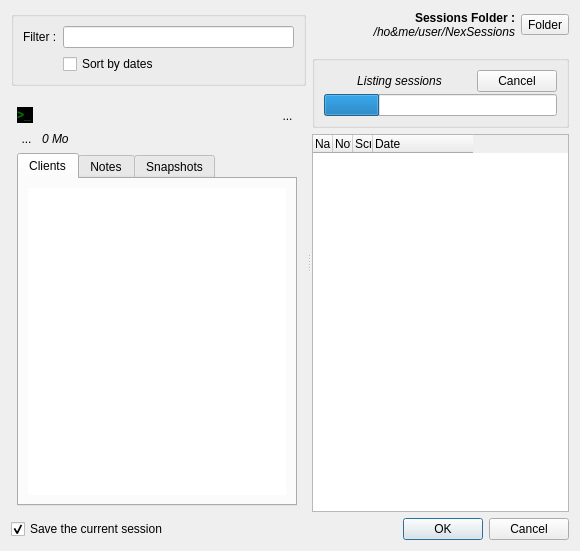
<?xml version="1.0" encoding="UTF-8"?>
<ui version="4.0">
 <class>DialogOpenSession</class>
 <widget class="QDialog" name="DialogOpenSession">
  <property name="windowModality">
   <enum>Qt::NonModal</enum>
  </property>
  <property name="geometry">
   <rect>
    <x>0</x>
    <y>0</y>
    <width>580</width>
    <height>551</height>
   </rect>
  </property>
  <property name="windowTitle">
   <string>Open Session</string>
  </property>
  <property name="modal">
   <bool>false</bool>
  </property>
  <layout class="QVBoxLayout" name="verticalLayout_9">
   <item>
    <layout class="QVBoxLayout" name="verticalLayout_3">
     <property name="spacing">
      <number>0</number>
     </property>
     <property name="leftMargin">
      <number>0</number>
     </property>
     <property name="topMargin">
      <number>0</number>
     </property>
     <property name="rightMargin">
      <number>0</number>
     </property>
     <property name="bottomMargin">
      <number>0</number>
     </property>
     <item>
      <widget class="QSplitter" name="splitterMain">
       <property name="orientation">
        <enum>Qt::Horizontal</enum>
       </property>
       <property name="handleWidth">
        <number>6</number>
       </property>
       <property name="childrenCollapsible">
        <bool>false</bool>
       </property>
       <widget class="QWidget" name="layoutWidget1">
        <layout class="QVBoxLayout" name="verticalLayout">
         <item>
          <widget class="QGroupBox" name="groupBox">
           <property name="title">
            <string/>
           </property>
           <layout class="QGridLayout" name="gridLayout">
            <item row="0" column="1">
             <widget class="OpenSessionFilterBar" name="filterBar"/>
            </item>
            <item row="0" column="0">
             <widget class="QLabel" name="label">
              <property name="text">
               <string>Filter :</string>
              </property>
             </widget>
            </item>
            <item row="1" column="1">
             <widget class="QCheckBox" name="checkBoxShowDates">
              <property name="layoutDirection">
               <enum>Qt::LeftToRight</enum>
              </property>
              <property name="text">
               <string>Sort by dates</string>
              </property>
             </widget>
            </item>
           </layout>
          </widget>
         </item>
         <item>
          <spacer name="verticalSpacer_2">
           <property name="orientation">
            <enum>Qt::Vertical</enum>
           </property>
           <property name="sizeType">
            <enum>QSizePolicy::Fixed</enum>
           </property>
           <property name="sizeHint" stdset="0">
            <size>
             <width>6</width>
             <height>6</height>
            </size>
           </property>
          </spacer>
         </item>
         <item>
          <widget class="PreviewFrame" name="previewFrame">
           <property name="styleSheet">
            <string notr="true">PreviewFrame{background-color: rgba(127, 127, 127, 35);border-radius:4px}</string>
           </property>
           <layout class="QVBoxLayout" name="verticalLayout_4">
            <property name="leftMargin">
             <number>6</number>
            </property>
            <property name="bottomMargin">
             <number>6</number>
            </property>
            <item>
             <layout class="QHBoxLayout" name="horizontalLayout_5">
              <item>
               <widget class="QLabel" name="labelPreviewScript">
                <property name="minimumSize">
                 <size>
                  <width>16</width>
                  <height>16</height>
                 </size>
                </property>
                <property name="maximumSize">
                 <size>
                  <width>16</width>
                  <height>16</height>
                 </size>
                </property>
                <property name="font">
                 <font>
                  <weight>75</weight>
                  <bold>true</bold>
                 </font>
                </property>
                <property name="styleSheet">
                 <string notr="true">QLabel{color:green;background-color:black}</string>
                </property>
                <property name="text">
                 <string>&gt;_</string>
                </property>
               </widget>
              </item>
              <item>
               <widget class="StackedSessionName" name="stackedWidgetSessionName">
                <property name="sizePolicy">
                 <sizepolicy hsizetype="Preferred" vsizetype="Fixed">
                  <horstretch>0</horstretch>
                  <verstretch>0</verstretch>
                 </sizepolicy>
                </property>
                <property name="maximumSize">
                 <size>
                  <width>16777215</width>
                  <height>16777215</height>
                 </size>
                </property>
                <property name="lineWidth">
                 <number>0</number>
                </property>
                <property name="currentIndex">
                 <number>-1</number>
                </property>
               </widget>
              </item>
              <item>
               <widget class="QToolButton" name="toolButtonSessionMenu">
                <property name="styleSheet">
                 <string notr="true">QToolButton::menu-indicator{ image: url(none.jpg);}
QToolButton {border: none}</string>
                </property>
                <property name="text">
                 <string>...</string>
                </property>
                <property name="icon">
                 <iconset theme="menu_new">
                  <normaloff>.</normaloff>.</iconset>
                </property>
                <property name="popupMode">
                 <enum>QToolButton::InstantPopup</enum>
                </property>
               </widget>
              </item>
             </layout>
            </item>
            <item>
             <layout class="QHBoxLayout" name="horizontalLayout_4">
              <item>
               <widget class="QToolButton" name="toolButtonFolderPreview">
                <property name="styleSheet">
                 <string notr="true">QToolButton{border:none}</string>
                </property>
                <property name="text">
                 <string>...</string>
                </property>
                <property name="icon">
                 <iconset theme="folder">
                  <normaloff>.</normaloff>.</iconset>
                </property>
                <property name="iconSize">
                 <size>
                  <width>24</width>
                  <height>24</height>
                 </size>
                </property>
               </widget>
              </item>
              <item>
               <widget class="QLabel" name="labelSessionSize">
                <property name="font">
                 <font>
                  <pointsize>9</pointsize>
                  <weight>50</weight>
                  <italic>true</italic>
                  <bold>false</bold>
                 </font>
                </property>
                <property name="text">
                 <string>0 Mo</string>
                </property>
                <property name="alignment">
                 <set>Qt::AlignLeading|Qt::AlignLeft|Qt::AlignVCenter</set>
                </property>
               </widget>
              </item>
             </layout>
            </item>
            <item>
             <widget class="QTabWidget" name="tabWidget">
              <property name="minimumSize">
               <size>
                <width>250</width>
                <height>0</height>
               </size>
              </property>
              <property name="tabShape">
               <enum>QTabWidget::Rounded</enum>
              </property>
              <property name="currentIndex">
               <number>0</number>
              </property>
              <property name="tabBarAutoHide">
               <bool>false</bool>
              </property>
              <widget class="QWidget" name="tab">
               <attribute name="title">
                <string>Clients</string>
               </attribute>
               <layout class="QVBoxLayout" name="verticalLayout_5">
                <item>
                 <widget class="ListWidgetPreviewClients" name="listWidgetPreview">
                  <property name="styleSheet">
                   <string notr="true">QFrame{border:none}</string>
                  </property>
                 </widget>
                </item>
               </layout>
              </widget>
              <widget class="QWidget" name="tab_2">
               <attribute name="title">
                <string>Notes</string>
               </attribute>
               <layout class="QVBoxLayout" name="verticalLayout_6">
                <item>
                 <widget class="QPlainTextEdit" name="plainTextEditNotes">
                  <property name="readOnly">
                   <bool>true</bool>
                  </property>
                 </widget>
                </item>
               </layout>
              </widget>
              <widget class="QWidget" name="tab_3">
               <attribute name="title">
                <string>Snapshots</string>
               </attribute>
               <layout class="QVBoxLayout" name="verticalLayout_7">
                <item>
                 <widget class="QTreeWidget" name="treeWidgetSnapshots">
                  <attribute name="headerVisible">
                   <bool>false</bool>
                  </attribute>
                  <column>
                   <property name="text">
                    <string notr="true">1</string>
                   </property>
                  </column>
                 </widget>
                </item>
               </layout>
              </widget>
             </widget>
            </item>
           </layout>
          </widget>
         </item>
        </layout>
       </widget>
       <widget class="QWidget" name="widgetRight">
        <layout class="QVBoxLayout" name="verticalLayout_8">
         <item>
          <layout class="QHBoxLayout" name="horizontalLayout_3">
           <item>
            <layout class="QVBoxLayout" name="verticalLayout_2">
             <property name="spacing">
              <number>0</number>
             </property>
             <item>
              <widget class="QLabel" name="labelSessionsFolder">
               <property name="text">
                <string>&lt;html&gt;&lt;head/&gt;&lt;body&gt;&lt;p&gt;&lt;span style=&quot; font-size:9pt; font-weight:600;&quot;&gt;Sessions Folder :&lt;/span&gt;&lt;/p&gt;&lt;/body&gt;&lt;/html&gt;</string>
               </property>
               <property name="alignment">
                <set>Qt::AlignRight|Qt::AlignTrailing|Qt::AlignVCenter</set>
               </property>
              </widget>
             </item>
             <item>
              <layout class="QHBoxLayout" name="horizontalLayout">
               <item>
                <widget class="QLabel" name="currentSessionsFolder">
                 <property name="styleSheet">
                  <string notr="true">font-style :  italic</string>
                 </property>
                 <property name="text">
                  <string>/ho&amp;me/user/NexSessions</string>
                 </property>
                 <property name="alignment">
                  <set>Qt::AlignRight|Qt::AlignTrailing|Qt::AlignVCenter</set>
                 </property>
                </widget>
               </item>
              </layout>
             </item>
            </layout>
           </item>
           <item>
            <widget class="QToolButton" name="toolButtonFolder">
             <property name="text">
              <string>Folder</string>
             </property>
             <property name="icon">
              <iconset theme="folder-open">
               <normaloff>.</normaloff>.</iconset>
             </property>
            </widget>
           </item>
          </layout>
         </item>
         <item>
          <spacer name="verticalSpacer">
           <property name="orientation">
            <enum>Qt::Vertical</enum>
           </property>
           <property name="sizeType">
            <enum>QSizePolicy::Fixed</enum>
           </property>
           <property name="sizeHint" stdset="0">
            <size>
             <width>20</width>
             <height>10</height>
            </size>
           </property>
          </spacer>
         </item>
         <item>
          <widget class="QGroupBox" name="groupBoxProgress">
           <property name="title">
            <string/>
           </property>
           <layout class="QVBoxLayout" name="verticalLayout_10">
            <property name="spacing">
             <number>2</number>
            </property>
            <item>
             <layout class="QHBoxLayout" name="horizontalLayout_2">
              <item>
               <widget class="QLabel" name="labelProgress">
                <property name="sizePolicy">
                 <sizepolicy hsizetype="Minimum" vsizetype="Preferred">
                  <horstretch>0</horstretch>
                  <verstretch>0</verstretch>
                 </sizepolicy>
                </property>
                <property name="font">
                 <font>
                  <italic>true</italic>
                 </font>
                </property>
                <property name="text">
                 <string>Listing sessions</string>
                </property>
                <property name="alignment">
                 <set>Qt::AlignCenter</set>
                </property>
               </widget>
              </item>
              <item>
               <widget class="QPushButton" name="pushButtonCancelProgress">
                <property name="sizePolicy">
                 <sizepolicy hsizetype="Fixed" vsizetype="Fixed">
                  <horstretch>0</horstretch>
                  <verstretch>0</verstretch>
                 </sizepolicy>
                </property>
                <property name="text">
                 <string>Cancel</string>
                </property>
                <property name="icon">
                 <iconset theme="dialog-cancel">
                  <normaloff>.</normaloff>.</iconset>
                </property>
               </widget>
              </item>
             </layout>
            </item>
            <item>
             <widget class="QProgressBar" name="progressBar">
              <property name="value">
               <number>24</number>
              </property>
              <property name="textVisible">
               <bool>false</bool>
              </property>
              <property name="orientation">
               <enum>Qt::Horizontal</enum>
              </property>
              <property name="invertedAppearance">
               <bool>false</bool>
              </property>
              <property name="textDirection">
               <enum>QProgressBar::BottomToTop</enum>
              </property>
              <property name="format">
               <string>%p%</string>
              </property>
             </widget>
            </item>
           </layout>
          </widget>
         </item>
         <item>
          <widget class="QTreeWidget" name="sessionList">
           <property name="minimumSize">
            <size>
             <width>180</width>
             <height>0</height>
            </size>
           </property>
           <property name="contextMenuPolicy">
            <enum>Qt::CustomContextMenu</enum>
           </property>
           <property name="autoScrollMargin">
            <number>0</number>
           </property>
           <property name="alternatingRowColors">
            <bool>false</bool>
           </property>
           <property name="rootIsDecorated">
            <bool>false</bool>
           </property>
           <property name="headerHidden">
            <bool>false</bool>
           </property>
           <property name="columnCount">
            <number>4</number>
           </property>
           <attribute name="headerVisible">
            <bool>true</bool>
           </attribute>
           <attribute name="headerMinimumSectionSize">
            <number>20</number>
           </attribute>
           <attribute name="headerDefaultSectionSize">
            <number>20</number>
           </attribute>
           <attribute name="headerStretchLastSection">
            <bool>false</bool>
           </attribute>
           <column>
            <property name="text">
             <string>Name</string>
            </property>
           </column>
           <column>
            <property name="text">
             <string notr="true">Notes</string>
            </property>
           </column>
           <column>
            <property name="text">
             <string notr="true">Scripts</string>
            </property>
           </column>
           <column>
            <property name="text">
             <string>Date</string>
            </property>
           </column>
          </widget>
         </item>
        </layout>
       </widget>
      </widget>
     </item>
    </layout>
   </item>
   <item>
    <layout class="QHBoxLayout" name="horizontalLayout_6">
     <property name="sizeConstraint">
      <enum>QLayout::SetMinimumSize</enum>
     </property>
     <item>
      <widget class="QCheckBox" name="checkBoxSaveCurrentSession">
       <property name="text">
        <string>Save the current session</string>
       </property>
       <property name="checked">
        <bool>true</bool>
       </property>
      </widget>
     </item>
     <item>
      <widget class="QDialogButtonBox" name="buttonBox">
       <property name="enabled">
        <bool>true</bool>
       </property>
       <property name="orientation">
        <enum>Qt::Horizontal</enum>
       </property>
       <property name="standardButtons">
        <set>QDialogButtonBox::Cancel|QDialogButtonBox::Ok</set>
       </property>
      </widget>
     </item>
    </layout>
   </item>
  </layout>
 </widget>
 <customwidgets>
  <customwidget>
   <class>OpenSessionFilterBar</class>
   <extends>QLineEdit</extends>
   <header>surclassed_widgets</header>
  </customwidget>
  <customwidget>
   <class>PreviewFrame</class>
   <extends>QFrame</extends>
   <header>surclassed_widgets</header>
   <container>1</container>
  </customwidget>
  <customwidget>
   <class>ListWidgetPreviewClients</class>
   <extends>QListWidget</extends>
   <header>list_widget_preview_clients</header>
  </customwidget>
  <customwidget>
   <class>StackedSessionName</class>
   <extends>QStackedWidget</extends>
   <header>surclassed_widgets</header>
   <container>1</container>
  </customwidget>
 </customwidgets>
 <resources/>
 <connections>
  <connection>
   <sender>buttonBox</sender>
   <signal>accepted()</signal>
   <receiver>DialogOpenSession</receiver>
   <slot>accept()</slot>
   <hints>
    <hint type="sourcelabel">
     <x>248</x>
     <y>254</y>
    </hint>
    <hint type="destinationlabel">
     <x>157</x>
     <y>274</y>
    </hint>
   </hints>
  </connection>
  <connection>
   <sender>buttonBox</sender>
   <signal>rejected()</signal>
   <receiver>DialogOpenSession</receiver>
   <slot>reject()</slot>
   <hints>
    <hint type="sourcelabel">
     <x>316</x>
     <y>260</y>
    </hint>
    <hint type="destinationlabel">
     <x>286</x>
     <y>274</y>
    </hint>
   </hints>
  </connection>
 </connections>
</ui>
